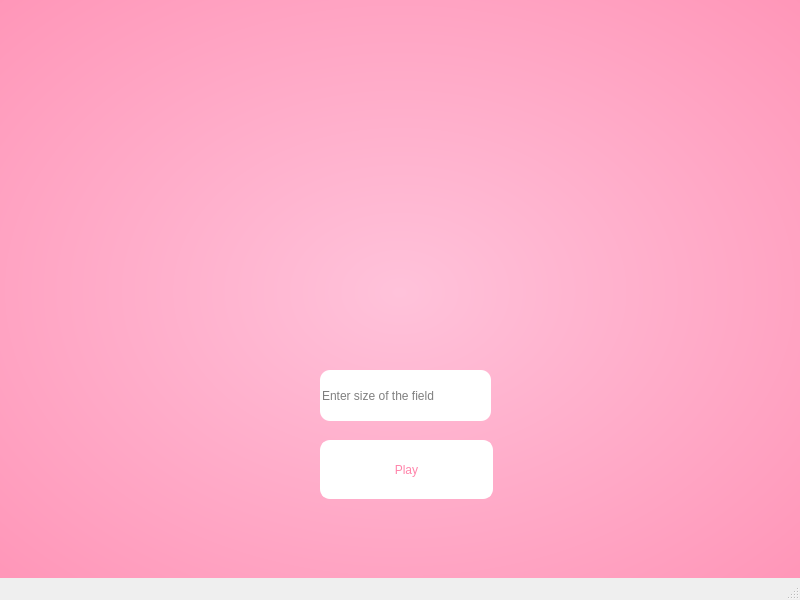
<?xml version="1.0" encoding="UTF-8"?>
<ui version="4.0">
 <class>MainWindow</class>
 <widget class="QMainWindow" name="MainWindow">
  <property name="geometry">
   <rect>
    <x>0</x>
    <y>0</y>
    <width>800</width>
    <height>600</height>
   </rect>
  </property>
  <property name="windowTitle">
   <string>MainWindow</string>
  </property>
  <property name="styleSheet">
   <string notr="true"/>
  </property>
  <widget class="QWidget" name="centralwidget">
   <property name="styleSheet">
    <string notr="true">background-color: qradialgradient(spread:pad, cx:0.5, cy:0.5, radius:0.987, fx:0.499737, fy:0.506, stop:0 rgba(255, 194, 218, 255), stop:1 rgba(255, 133, 171, 255))</string>
   </property>
   <widget class="QLineEdit" name="lineEdit">
    <property name="geometry">
     <rect>
      <x>320</x>
      <y>370</y>
      <width>171</width>
      <height>51</height>
     </rect>
    </property>
    <property name="styleSheet">
     <string notr="true">border-radius:10px;
background-color: rgb(255, 255, 255);</string>
    </property>
    <property name="placeholderText">
     <string>Enter size of the field</string>
    </property>
   </widget>
   <widget class="QPushButton" name="btnStart">
    <property name="geometry">
     <rect>
      <x>320</x>
      <y>440</y>
      <width>173</width>
      <height>59</height>
     </rect>
    </property>
    <property name="sizePolicy">
     <sizepolicy hsizetype="Preferred" vsizetype="Minimum">
      <horstretch>0</horstretch>
      <verstretch>0</verstretch>
     </sizepolicy>
    </property>
    <property name="styleSheet">
     <string notr="true">QPushButton{
	subcontrol-position: center;
	
	background-color: white;
  border-style: solid;
  border-width: 2px;
 border-color: white;
  border-radius: 10px;
	color: rgb(255, 133, 171);
	font: 63 10pt &quot;Yu Gothic UI Semibold&quot;;

}</string>
    </property>
    <property name="text">
     <string>Play</string>
    </property>
   </widget>
   <widget class="QLabel" name="label">
    <property name="geometry">
     <rect>
      <x>90</x>
      <y>0</y>
      <width>651</width>
      <height>341</height>
     </rect>
    </property>
    <property name="styleSheet">
     <string notr="true">background:transparent</string>
    </property>
    <property name="text">
     <string/>
    </property>
    <property name="pixmap">
     <pixmap>img/text.png</pixmap>
    </property>
    <property name="scaledContents">
     <bool>true</bool>
    </property>
    <property name="alignment">
     <set>Qt::AlignCenter</set>
    </property>
   </widget>
  </widget>
  <widget class="QMenuBar" name="menubar">
   <property name="geometry">
    <rect>
     <x>0</x>
     <y>0</y>
     <width>800</width>
     <height>26</height>
    </rect>
   </property>
  </widget>
  <widget class="QStatusBar" name="statusbar"/>
 </widget>
 <resources/>
 <connections/>
</ui>
